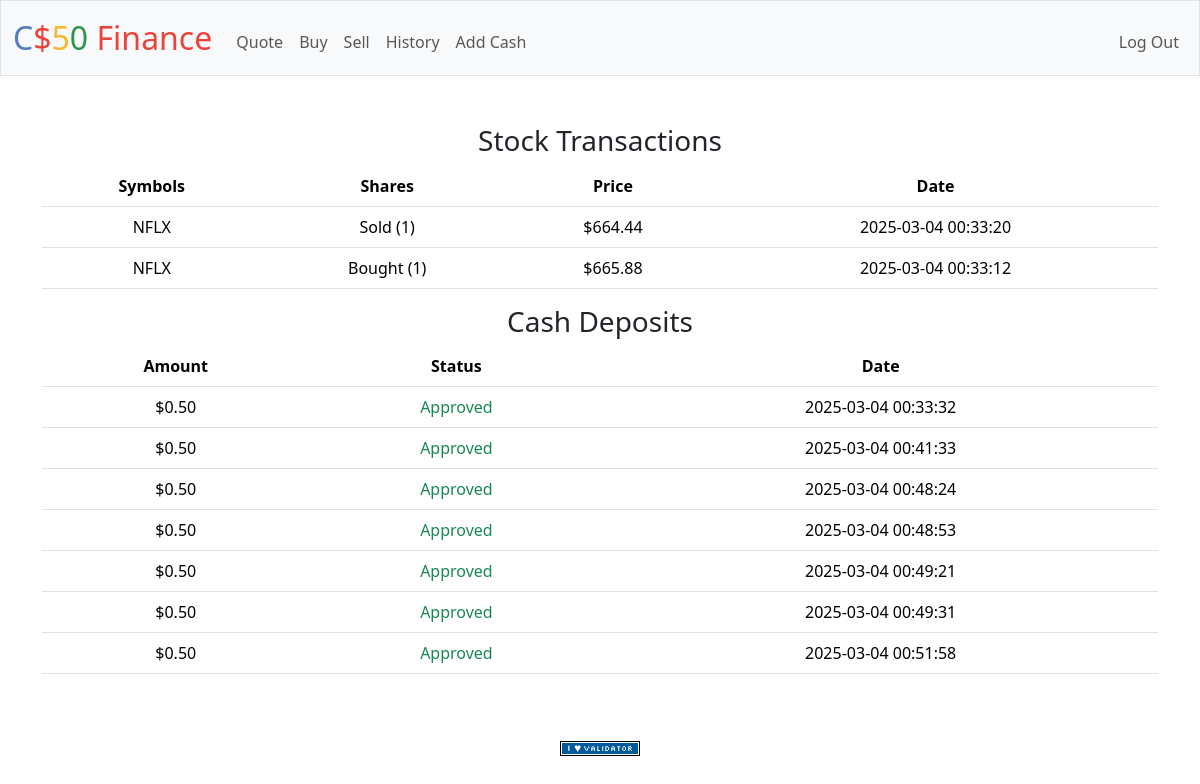
Page /history (signed in) on the earlier database version.
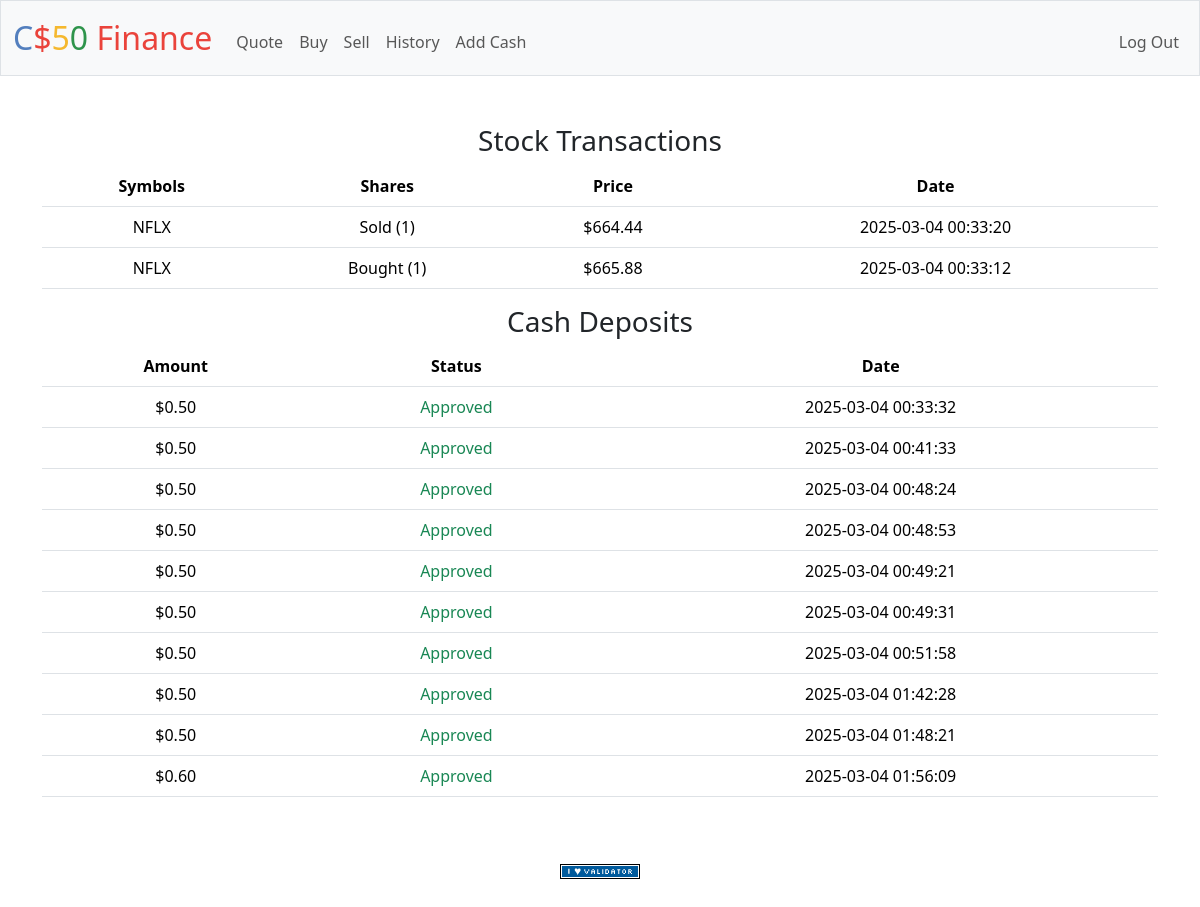
Same page on the later database version.
### tables this page shows
CREATE TABLE "transactions" (
    id INTEGER PRIMARY KEY AUTOINCREMENT NOT NULL,
    user_id INTEGER NOT NULL,
    symbol TEXT NOT NULL,
    shares INTEGER NOT NULL,
    price NUMERIC NOT NULL,
    transacted TIMESTAMP DEFAULT CURRENT_TIMESTAMP NOT NULL,
    type TEXT NOT NULL DEFAULT 'BUY', timestamp DATETIME,
    FOREIGN KEY(user_id) REFERENCES users(id)
);

CREATE TABLE cash_transactions (
    id INTEGER PRIMARY KEY AUTOINCREMENT,
    user_id INTEGER NOT NULL,
    amount REAL NOT NULL,
    status TEXT CHECK(status IN ('Pending', 'Approved', 'Denied')) DEFAULT 'Pending',
    timestamp DATETIME DEFAULT CURRENT_TIMESTAMP,
    FOREIGN KEY(user_id) REFERENCES users(id)
);

### app.py (the view)
@app.route("/history")
@login_required
def history():
    user_id = session.get("user_id")
    if not user_id:
        flash("User not logged in.", "danger")
        return redirect(url_for("login"))
    try:
        transactions = db.execute("SELECT symbol, shares, price, transacted FROM transactions WHERE user_id = ? ORDER BY transacted DESC", user_id)
        cash_transactions = db.execute("SELECT amount, status, timestamp FROM cash_transactions WHERE user_id = ?", user_id)
    except Exception as e:
        flash(f"Error fetching history: {str(e)}", "danger")
        return redirect(url_for("index"))
    return render_template("history.html", transactions=transactions, cash_transactions=cash_transactions)

### app.py (called while the page is built)
@app.after_request
def after_request(response):
    response.headers["Cache-Control"] = "no-cache, no-store, must-revalidate"
    response.headers["Expires"] = 0
    response.headers["Pragma"] = "no-cache"
    return response

### helpers.py (called while the page is built)
def login_required(f):
    @wraps(f)
    def decorated_function(*args, **kwargs):
        if session.get("user_id") is None:
            return redirect("/login")
        return f(*args, **kwargs)
    return decorated_function

### templates/history.html (shortened to what this page needs)
{% extends "layout.html" %}
{% block main %}
<h3>Stock Transactions</h3>
<table class="table">
    <thead>
        <tr>
            <th scope="col">Symbols</th>
            <th scope="col">Shares</th>
            <th scope="col">Price</th>
            <th scope="col">Date</th>
        </tr>
    </thead>
    <tbody>
        {% for stock in transactions %}
        <tr>
            <td>{{ stock.symbol }}</td>
            <td>
                {% if stock.shares < 0 %} Sold ({{ -stock.shares }}) {% else %} Bought ({{ stock.shares }}) {% endif %}
                    </td>
            <td>${{ "%.2f"|format(stock.price) }}</td>
            <td> {{ stock.transacted  }} {{ stock.timestamp }}</td>
        </tr>
        {% endfor %}
    </tbody>
</table>
<h3>Cash Deposits</h3>
<table class="table">
    <thead>
        <tr>
            <th scope="col">Amount</th>
            <th scope="col">Status</th>
            <th scope="col">Date</th>
        </tr>
    </thead>
    <tbody>
        {% for cash in cash_transactions %}
        <tr>
            <td>${{ "%.2f"|format(cash.amount) }}</td>
            <td>
                {% if cash.status == "Approved" %}
                <span class="text-success">Approved</span>
                {% elif cash.status == "Pending" %}
                <span class="text-warning">Pending</span>
                {% else %}
                <span class="text-danger">Denied</span>
                {% endif %}
            </td>
            <td>{{ cash.timestamp }}</td>
        </tr>
        {% endfor %}
    </tbody>
</table>
{% endblock %}

### templates/layout.html (shortened to what this page needs)
<!DOCTYPE html>
<html lang="en">
    <head>
        <link href="https://cdn.jsdelivr.net/npm/bootstrap@5.3.3/dist/css/bootstrap.min.css" rel="stylesheet">
        <link href="/static/styles.css" rel="stylesheet">
    </head>
    <body>
        <nav class="bg-light border navbar navbar-expand-md navbar-light">
            <div class="container-fluid">
                <a class="navbar-brand" href="/"><span class="blue">C</span><span class="red">$</span><span class="yellow">5</span><span class="green">0</span> <span class="red">Finance</span></a>
                <div class="collapse navbar-collapse" id="navbar">
                    {% if session["user_id"] %}
                        <ul class="navbar-nav me-auto mt-2">
                            <li class="nav-item"><a class="nav-link" href="/quote">Quote</a></li>
                            <li class="nav-item"><a class="nav-link" href="/buy">Buy</a></li>
                            <li class="nav-item"><a class="nav-link" href="/sell">Sell</a></li>
                            <li class="nav-item"><a class="nav-link" href="/history">History</a></li>
                            <li class="nav-item"><a class="nav-link" href="add_cash">Add Cash</a></li>
                        </ul>
                        <ul class="navbar-nav ms-auto mt-2">
                            <li class="nav-item"><a class="nav-link" href="/logout">Log Out</a></li>
                        </ul>
                    {% else %}
                        <ul class="navbar-nav ms-auto mt-2">
                            <li class="nav-item"><a class="nav-link" href="/register">Register</a></li>
                            <li class="nav-item"><a class="nav-link" href="/login">Log In</a></li>
                        </ul>
                    {% endif %}
                </div>
            </div>
        </nav>
        <main class="container py-5 text-center">
            {% block main %}{% endblock %}
        </main>
        <footer class="mb-5">
            <form action="https://validator.w3.org/check" class="text-center" enctype="multipart/form-data" method="post" target="_blank">
                <input alt="Validate" src="/static/I_heart_validator.png" type="image">
            </form>
        </footer>
    </body>
</html>

### static/styles.css (style rules this page uses)
nav .navbar-brand { font-size: xx-large; }
nav .navbar-brand .blue { color: #537fbe; }
nav .navbar-brand .red { color: #ea433b; }
nav .navbar-brand .yellow { color: #f5b82e; }
nav .navbar-brand .green { color: #2e944b; }

Differences in the rows shown:
added cash_transactions: amount "0.50", status "Approved", timestamp "2025-03-04 01:42:28"
added cash_transactions: amount "0.50", status "Approved", timestamp "2025-03-04 01:48:21"
added cash_transactions: amount "0.60", status "Approved", timestamp "2025-03-04 01:56:09"
